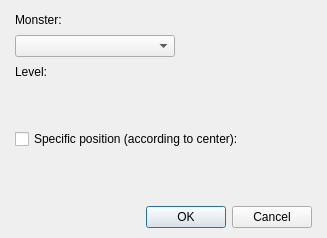
<?xml version="1.0" encoding="UTF-8"?>
<ui version="4.0">
 <class>DialogSystemMonsterTroop</class>
 <widget class="QDialog" name="DialogSystemMonsterTroop">
  <property name="geometry">
   <rect>
    <x>0</x>
    <y>0</y>
    <width>327</width>
    <height>238</height>
   </rect>
  </property>
  <property name="windowTitle">
   <string>Monster</string>
  </property>
  <layout class="QGridLayout" name="gridLayout">
   <property name="leftMargin">
    <number>15</number>
   </property>
   <property name="topMargin">
    <number>10</number>
   </property>
   <property name="rightMargin">
    <number>15</number>
   </property>
   <property name="bottomMargin">
    <number>10</number>
   </property>
   <item row="0" column="0">
    <layout class="QVBoxLayout" name="verticalLayout_4" stretch="1,0">
     <property name="spacing">
      <number>15</number>
     </property>
     <item>
      <layout class="QVBoxLayout" name="verticalLayout_3">
       <item>
        <layout class="QHBoxLayout" name="horizontalLayout" stretch="0,0,1">
         <item>
          <layout class="QVBoxLayout" name="verticalLayout">
           <property name="spacing">
            <number>6</number>
           </property>
           <item>
            <widget class="QLabel" name="labelMonster">
             <property name="text">
              <string>Monster:</string>
             </property>
            </widget>
           </item>
           <item>
            <widget class="QComboBox" name="comboBoxMonster">
             <property name="minimumSize">
              <size>
               <width>160</width>
               <height>0</height>
              </size>
             </property>
             <property name="maximumSize">
              <size>
               <width>160</width>
               <height>16777215</height>
              </size>
             </property>
            </widget>
           </item>
           <item>
            <widget class="QLabel" name="labelLevel">
             <property name="text">
              <string>Level:</string>
             </property>
            </widget>
           </item>
           <item>
            <widget class="PanelPrimitiveValue" name="panelPrimitiveLevel" native="true">
             <property name="enabled">
              <bool>true</bool>
             </property>
             <property name="minimumSize">
              <size>
               <width>250</width>
               <height>27</height>
              </size>
             </property>
             <property name="maximumSize">
              <size>
               <width>250</width>
               <height>27</height>
              </size>
             </property>
            </widget>
           </item>
          </layout>
         </item>
         <item>
          <layout class="QVBoxLayout" name="verticalLayout_2">
           <property name="spacing">
            <number>0</number>
           </property>
          </layout>
         </item>
         <item>
          <spacer name="horizontalSpacer_4">
           <property name="orientation">
            <enum>Qt::Horizontal</enum>
           </property>
           <property name="sizeHint" stdset="0">
            <size>
             <width>88</width>
             <height>20</height>
            </size>
           </property>
          </spacer>
         </item>
        </layout>
       </item>
       <item>
        <layout class="QHBoxLayout" name="horizontalLayout_2" stretch="0,1">
         <item>
          <widget class="QCheckBox" name="checkBoxSpecificPosition">
           <property name="text">
            <string>Specific position (according to center):</string>
           </property>
          </widget>
         </item>
         <item>
          <spacer name="horizontalSpacer_2">
           <property name="orientation">
            <enum>Qt::Horizontal</enum>
           </property>
           <property name="sizeHint" stdset="0">
            <size>
             <width>40</width>
             <height>20</height>
            </size>
           </property>
          </spacer>
         </item>
        </layout>
       </item>
       <item>
        <layout class="QHBoxLayout" name="horizontalLayout_3" stretch="0,0,1">
         <item>
          <spacer name="horizontalSpacer">
           <property name="orientation">
            <enum>Qt::Horizontal</enum>
           </property>
           <property name="sizeHint" stdset="0">
            <size>
             <width>18</width>
             <height>20</height>
            </size>
           </property>
          </spacer>
         </item>
         <item>
          <widget class="PanelPrimitiveValue" name="panelPrimitiveSpecificPosition" native="true">
           <property name="enabled">
            <bool>false</bool>
           </property>
           <property name="minimumSize">
            <size>
             <width>250</width>
             <height>27</height>
            </size>
           </property>
           <property name="maximumSize">
            <size>
             <width>250</width>
             <height>27</height>
            </size>
           </property>
          </widget>
         </item>
         <item>
          <spacer name="horizontalSpacer_3">
           <property name="orientation">
            <enum>Qt::Horizontal</enum>
           </property>
           <property name="sizeHint" stdset="0">
            <size>
             <width>40</width>
             <height>20</height>
            </size>
           </property>
          </spacer>
         </item>
        </layout>
       </item>
      </layout>
     </item>
     <item>
      <widget class="QDialogButtonBox" name="buttonBox">
       <property name="orientation">
        <enum>Qt::Horizontal</enum>
       </property>
       <property name="standardButtons">
        <set>QDialogButtonBox::Cancel|QDialogButtonBox::Ok</set>
       </property>
      </widget>
     </item>
    </layout>
   </item>
  </layout>
 </widget>
 <customwidgets>
  <customwidget>
   <class>PanelPrimitiveValue</class>
   <extends>QWidget</extends>
   <header>panelprimitivevalue.h</header>
   <container>1</container>
  </customwidget>
 </customwidgets>
 <resources/>
 <connections>
  <connection>
   <sender>buttonBox</sender>
   <signal>accepted()</signal>
   <receiver>DialogSystemMonsterTroop</receiver>
   <slot>accept()</slot>
   <hints>
    <hint type="sourcelabel">
     <x>248</x>
     <y>254</y>
    </hint>
    <hint type="destinationlabel">
     <x>157</x>
     <y>274</y>
    </hint>
   </hints>
  </connection>
  <connection>
   <sender>buttonBox</sender>
   <signal>rejected()</signal>
   <receiver>DialogSystemMonsterTroop</receiver>
   <slot>reject()</slot>
   <hints>
    <hint type="sourcelabel">
     <x>316</x>
     <y>260</y>
    </hint>
    <hint type="destinationlabel">
     <x>286</x>
     <y>274</y>
    </hint>
   </hints>
  </connection>
 </connections>
</ui>
